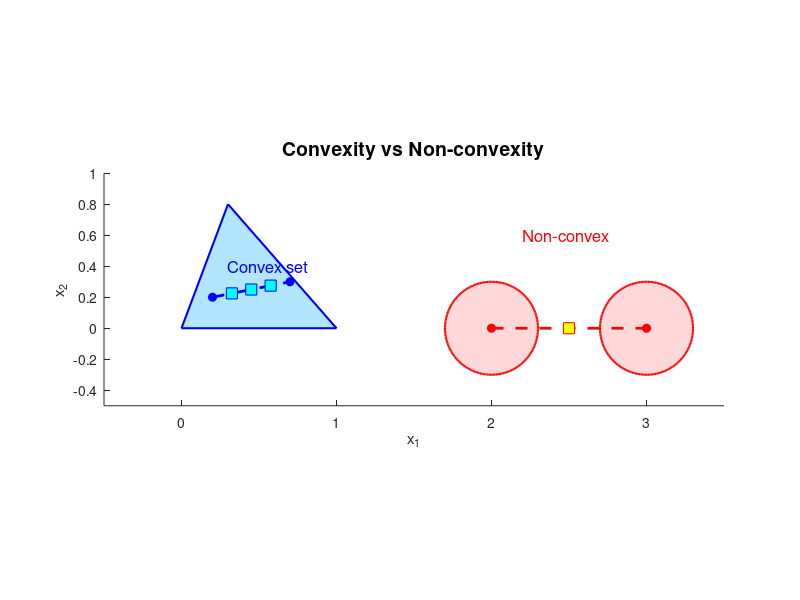

Here is the MATLAB script that generated this plot:
figure; hold on; axis equal
set(gcf, 'Color', 'w')

% --- Convex set: filled triangle ---
K = [0 0; 1 0; 0.3 0.8];
patch(K(:,1), K(:,2), [0.7 0.9 1], 'EdgeColor', 'b', 'LineWidth', 1.5)
text(0.3, 0.4, 'Convex set', 'Color', 'b', 'FontSize', 12)

% Choose two points inside the triangle
xA = [0.2, 0.2];
xB = [0.7, 0.3];
plot([xA(1), xB(1)], [xA(2), xB(2)], 'b--', 'LineWidth', 2)
plot(xA(1), xA(2), 'bo', 'MarkerFaceColor', 'b')
plot(xB(1), xB(2), 'bo', 'MarkerFaceColor', 'b')

% Convex intermediate points
for a = [0.25, 0.5, 0.75]
    z = a*xA + (1-a)*xB;
    plot(z(1), z(2), 'bs', 'MarkerFaceColor', 'c', 'MarkerSize', 8)
end

% --- Non-convex set: two separated disks ---
theta = linspace(0,2*pi,200);
r = 0.3;
x1 = 2 + r*cos(theta); y1 = 0 + r*sin(theta);
x2 = 3 + r*cos(theta); y2 = 0 + r*sin(theta);
fill(x1,y1,[1 0.85 0.85],'EdgeColor','r','LineWidth',1.5)
fill(x2,y2,[1 0.85 0.85],'EdgeColor','r','LineWidth',1.5)
text(2.2, 0.6, 'Non-convex', 'Color', 'r', 'FontSize', 12)

% Two points, one in each disk
A = [2.0, 0.0];
B = [3.0, 0.0];
plot([A(1), B(1)], [A(2), B(2)], 'r--', 'LineWidth', 2)
plot(A(1), A(2), 'ro', 'MarkerFaceColor','r')
plot(B(1), B(2), 'ro', 'MarkerFaceColor','r')

% Midpoint between A and B
z = 0.5*A + 0.5*B;
plot(z(1), z(2), 'rs', 'MarkerFaceColor','y', 'MarkerSize',8)

title('Convexity vs Non-convexity','FontSize',14)
axis([-0.5 3.5 -0.5 1])
xlabel('x_1'); ylabel('x_2')
